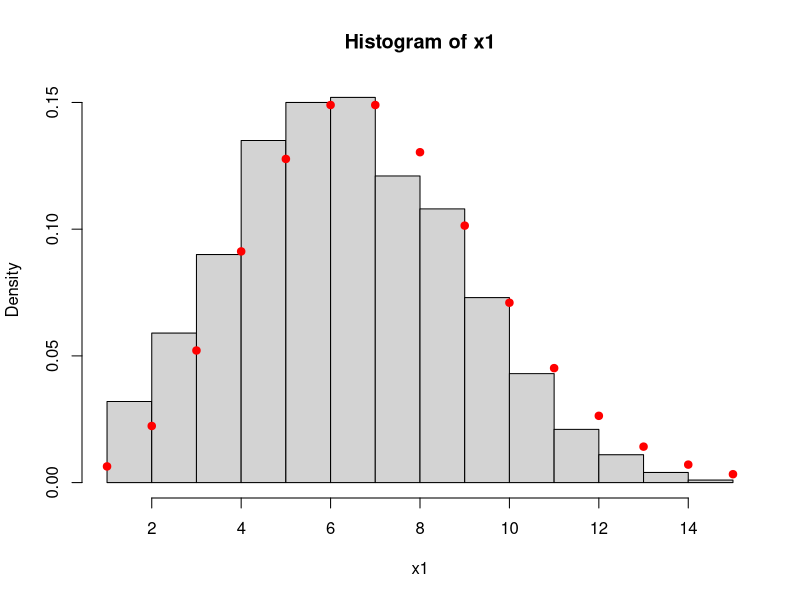
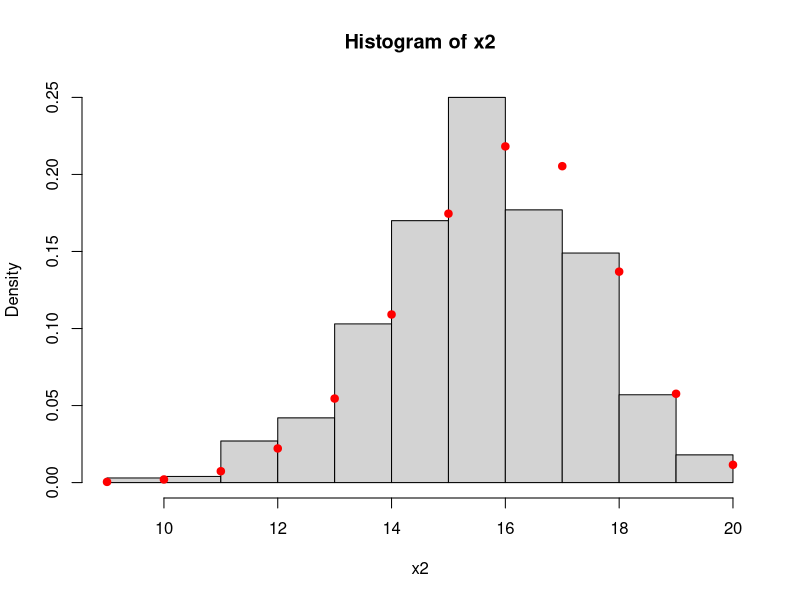

Source code (R) for these figures, in order:
# Aula 4.1 - Aceitacao-Rejeicao - Discretas

# 1 ----

rpois.rej = function(n,lambda, m = 1000){
  
  M = m
  k = (M+1)*max(dpois(0:M,lambda))
  
  x = rep(NA,n)
  
  cont = 0
  
  while(cont < n){
    
    # proposta uniforme
    y = sample(0:M,1,replace = TRUE)
    
    u = runif(1)
    px = dpois(y,lambda)
    gy = 1/(M+1)
    
    if(u < px/(k*gy)){
      cont = cont+1
      x[cont] = y
    }
    
  }
  x
}

x1 = rpois.rej(1000,7)

hist(x1, freq = FALSE)
points(0:max(x1), dpois(0:max(x1),7), col = "red", pch = 19)

mean(x1)
var(x1)


# 2 ----

rbinom.rej = function(n,size,prob){
  
  k = (size+1)*max(dbinom(0:size,size,prob))
  
  x = rep(NA,n)
  
  cont = 0
  
  while(cont < n){
    
    # proposta uniforme
    y = sample(0:size,1,replace = TRUE)
    
    u = runif(1)
    px = dbinom(y,size,prob)
    gy = 1/(size+1)
    
    if(u < px/(k*gy)){
      cont = cont+1
      x[cont] = y
    }
    
  }
  x
}

x2 = rbinom.rej(1000,20,0.8)

hist(x2, freq = FALSE)
points(0:max(x2), dbinom(0:max(x2),20, 0.8), col = "red", pch = 19)

mean(x2)
var(x2)
20*0.8
20*0.8*0.2
